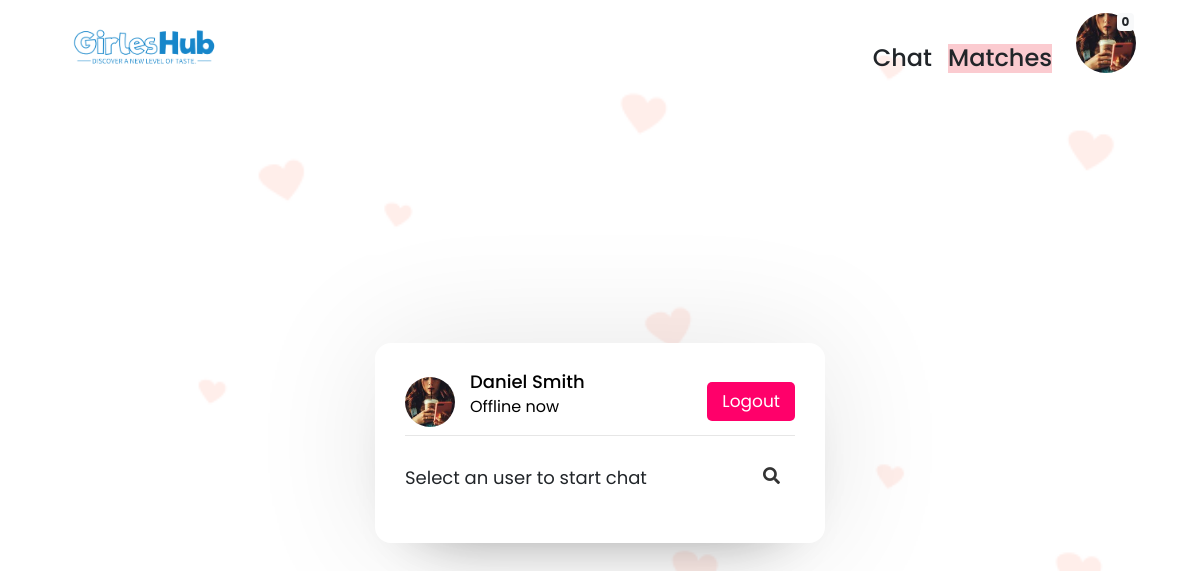
/users.php (signed in), run on the app's committed database.
### tables this page shows
CREATE TABLE `userprofile` (
  `uid` int(11) NOT NULL,
  `name` varchar(50) NOT NULL,
  `age` int(2) NOT NULL,
  `gender` enum('M','F') NOT NULL,
  `height` text DEFAULT NULL,
  `weight` text DEFAULT NULL,
  `latitude` text NOT NULL,
  `longitude` text NOT NULL,
  `profile_photo` varchar(100) NOT NULL,
  `bio` text NOT NULL
);

CREATE TABLE `usertable` (
  `uid` int(11) NOT NULL,
  `email` varchar(255) NOT NULL,
  `password` varchar(255) NOT NULL,
  `code` mediumint(50) NOT NULL,
  `status` text NOT NULL,
  `profile_created` text NOT NULL,
  `unique_id` int(255) NOT NULL,
  `active` varchar(255) NOT NULL DEFAULT 'Offline now'
);

### users.php (the view, shortened to what this page needs)
<?php
  include_once "connection.php";
  $sql1 = mysqli_query($con, "SELECT * FROM usertable WHERE unique_id = {$_SESSION['unique_id']}");
  if(mysqli_num_rows($sql1) > 0){
    $row1 = mysqli_fetch_assoc($sql1);
  }
  $uid = $row1['uid'];
  function dateFormatter($date) {
    $today = date("d M, Y");
    $arr = explode(",", $date);
    $arr = explode(" ", $arr[0]);
    $day = intval($arr[0]);
    $diff = intval(substr($today, 0, 2)) - $day;
    if($diff == 1) return "Yesterday";
    else return $date;
  }
  $notifs_content_seen = Array();
  $notifs_date_seen = Array();
  $notifs_content_unseen = Array();
  $notifs_date_unseen = Array();
  $sql = "SELECT type, content, DATE_FORMAT(created_at, '%d %b, %Y') as created_at, seen_by_user FROM notification WHERE uid='$uid' ORDER BY nid DESC";
  $run_Sql = mysqli_query($con, $sql);
  while ($row = mysqli_fetch_assoc($run_Sql)) {
    if($row['seen_by_user'] == 'yes') {
      array_push($notifs_content_seen, $row['content']);
      array_push($notifs_date_seen, dateFormatter($row['created_at']));
    } else {
      array_push($notifs_content_unseen, $row['content']);
      array_push($notifs_date_unseen, dateFormatter($row['created_at']));
    }
  }
  $query = "SELECT profile_photo, latitude, longitude, name FROM userprofile WHERE uid='$uid'";
  $res = mysqli_query($con, $query);
  $fetch = mysqli_fetch_assoc($res);
  $profile_photo = $fetch['profile_photo'];
  $name = ucfirst(explode(" ", $fetch['name'])[0]);
  $matches = Array();
  $query = "SELECT uid1, uid2, status, DATE_FORMAT(created_at, '%d %b, %Y') as matched_at FROM `match` WHERE (uid1 = '$uid' OR uid2 = '$uid') AND status = 'match'";
  $res = mysqli_query($con, $query);
  while ($row = mysqli_fetch_assoc($res)) {
    $uid == $row['uid1'] ? $uid2 = $row['uid2'] : $uid2 = $row['uid1'];
    $query_inner = "SELECT name, age FROM userprofile WHERE uid='$uid2'";
    $res_inner = mysqli_query($con, $query_inner);
    $fetch_inner = mysqli_fetch_assoc($res_inner);
    $name_inner = ucfirst(explode(" ", $fetch_inner['name'])[0]);
    $age = $fetch_inner['age'];
    $date = dateFormatter($row['matched_at']);
    array_push($matches, Array("name" => $name_inner, "age" => $age, "date" => $date, "id" => $uid2));
  }
?>
<?php include_once "header.php"; ?>
<body>
 <nav class="navbar navbar-light navbar-expand" >
  <a class="navbar-brand ml-5" href="home.php">
    <img src="./public/assets/SoulMate (3).png" alt="logo" height="60">
  </a>
  <div class="navbar-nav ml-auto mr-5 d-flex align-items-end">
  <div class="nav-item h5 mb-0 pr-3" style="font-size: 24px; cursor: pointer;" ><a href="users.php">Chat</a></div>
  <div class="nav-item h5 mb-0" style="font-size: 24px; cursor: pointer;<?php if(count($matches) != 0) echo "background-color: #FBCBD0;"; else echo "background-color: #F5E6E8;"; ?>" tabindex="50"  data-toggle="popover-matches" data-trigger="focus" data-placement="bottom" title="Your Matches">Matches</div>
   <div class="nav-item ml-4" style="position: relative;"><img src="<?php echo $profile_photo; ?>" alt="profile pic" class="avatar" height="60" width="60" style="border-radius: 50%; cursor: pointer; object-fit: cover;" tabindex="50" data-toggle="popover-profile-icon" data-trigger="focus" data-placement="bottom" title="Hello, <?php echo $name; ?>!">
    <?php if(count($notifs_content_unseen) == 0) {?>
      <span class="badge badge-light" style="position: absolute !important; right:2px; cursor: pointer;" tabindex="50" data-toggle="popover-notifs" data-trigger="focus" data-placement="bottom" title="Notifications"><span id="span-num">0</span></span>
    <?php } else { ?>
      <span class="badge badge-danger" style="position: absolute !important; right:2px; cursor: pointer;" tabindex="50" data-toggle="popover-notifs" data-trigger="focus" data-placement="bottom" title="Notifications"><span id="span-num"><?php echo count($notifs_content_unseen) ?></span></span>
    <?php } ?>
  </div>
  </div>
</nav>
<div class="wrapper-container">
  <div class="wrapper">
    <section class="users">
      <header>
        <div class="content">
          <?php
            $sql1 = mysqli_query($con, "SELECT * FROM usertable WHERE unique_id = {$_SESSION['unique_id']}");
            if(mysqli_num_rows($sql1) > 0){
              $row1 = mysqli_fetch_assoc($sql1);
            }
            $uid = $row1['uid'];
            $sql = mysqli_query($con, "SELECT * FROM userprofile WHERE uid = '$uid'");
            if(mysqli_num_rows($sql) > 0){
              $row = mysqli_fetch_assoc($sql);
            }
          ?>
          <img src="<?php echo $row['profile_photo']; ?>" alt="">
          <div class="details">
            <span><?php echo ucwords($row['name']) ?></span>
            <p><?php echo $row1['active']; ?></p>
          </div>
        </div>
        <a href="php/logout.php?logout_id=<?php echo $row1['unique_id']; ?>" class="logout">Logout</a>
      </header>
      <div class="search">
        <span class="text">Select an user to start chat</span>
        <button><i class="fas fa-search"></i></button>
      </div>
    </section>
  </div>
</div>
</body>
</html>

### style.css (style rules this page uses)
* { margin: 0; padding: 0; box-sizing: border-box; text-decoration: none; font-family: 'Poppins', sans-serif; }
.wrapper-container { display: flex; align-items: center; justify-content: center; min-height: calc(100vh - 86px); }
.wrapper { background: #fff; max-width: 450px; width: 100%; border-radius: 16px; box-shadow: 0 0 128px 0 rgba(0, 0, 0, 0.1), 0 32px 64px -48px rgba(0, 0, 0, 0.5); }
.users { padding: 25px 30px; }
.users header, .users-list a { display: flex; align-items: center; border-bottom: 1px solid #e6e6e6; justify-content: space-between; }
.wrapper img { object-fit: cover; border-radius: 50%; }
.users header img { height: 50px; width: 50px; }
:is(.users, .users-list) .content { display: flex; align-items: center; }
:is(.users, .users-list) .content .details { color: #000; margin-left: 15px; }
:is(.users, .users-list) .details span { font-size: 18px; font-weight: 500; }
.users header .logout { display: block; background: rgb(255, 0, 106); color: #fff; outline: none; border: none; padding: 7px 15px; text-decoration: none; border-radius: 5px; font-size: 17px; }
.users .search { margin: 20px 0; display: flex; position: relative; align-items: center; justify-content: space-between; }
.users .search .text { font-size: 18px; }
.users .search button { position: relative; z-index: 1; width: 47px; height: 42px; font-size: 17px; cursor: pointer; border: none; background: #fff; color: #333; outline: none; border-radius: 0 5px 5px 0; transition: all 0.2s ease; }

### header.php (style rules this page uses)
html,body { font-family: 'Poppins', sans-serif; }
body { overflow: hidden; }
a, a:hover, a:focus, a:active { text-decoration: none; color: inherit; }

### data on the page
userprofile: profile_photo (picture), name "Daniel Smith"
usertable: active "Offline now"
